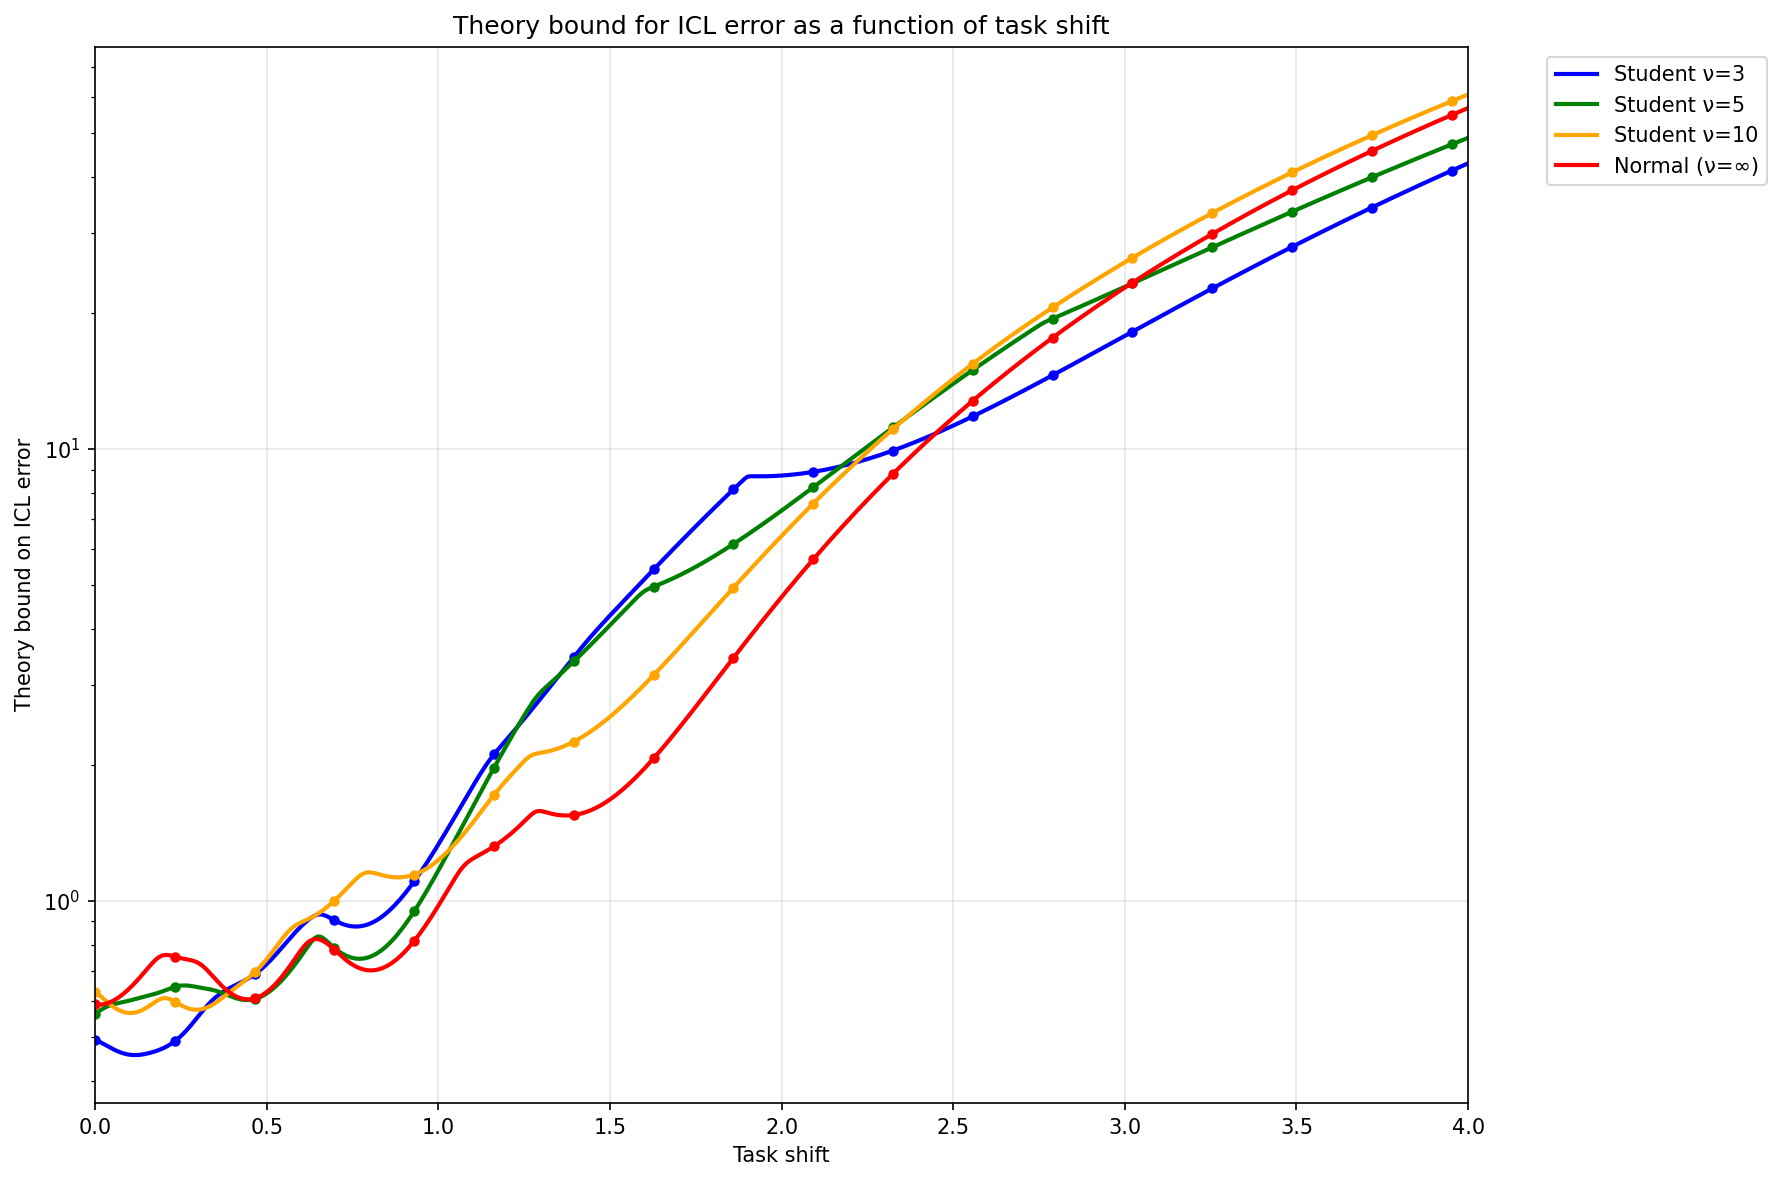

Source code (Python):
import jax
import jax.numpy as jnp
import matplotlib.pyplot as plt
from functools import partial

# Problem setup
d = 8
C = 128.0 * 2 * 0.1
nus = [3.0, 5.0, 10.0, jnp.inf]
x_grid = jnp.linspace(0.0, 4.0, 500)
n_samples = 200_000
key = jax.random.PRNGKey(0)

# ---------- log densities ----------
def log_pdf_student_var1_per_coord(y, nu, is_nu_inf):
    """
    Log pdf of a univariate Student-t with df=nu, scaled to variance 1.
    If nu = inf -> standard normal.
    """
    if is_nu_inf:
        return -0.5*jnp.log(2*jnp.pi) - 0.5*(y**2)

    s = jnp.sqrt((nu - 2.0)/nu)  # variance-normalizing scale
    t = y / s
    # log c = ln Γ((ν+1)/2) - ln Γ(ν/2) - 0.5 ln(νπ) - ln s
    logc = (jax.lax.lgamma((nu+1.0)/2.0)
            - jax.lax.lgamma(nu/2.0)
            - 0.5*jnp.log(nu*jnp.pi)
            - jnp.log(s))
    # -(ν+1)/2 * ln(1 + t^2/ν)
    logtail = -0.5*(nu+1.0)*jnp.log1p((t*t)/nu)
    return logc + logtail

def log_pdf_student_var1(y, nu, is_nu_inf):
    # sum over independent coordinates
    return jnp.sum(log_pdf_student_var1_per_coord(y, nu, is_nu_inf), axis=-1)

def log_pdf_normal_mean1(y, mean):
    # q_x is N(mean, I): log q = -d/2 log(2π) - 0.5 ||y-mean||^2
    return -0.5*y.shape[-1]*jnp.log(2*jnp.pi) - 0.5*jnp.sum((y-mean)**2, axis=-1)

# ---------- IS estimator ----------
@partial(jax.jit, static_argnums=(1, 2))
def neg_log_mgf_IS_for_nu(base_Z, nu, is_nu_inf, C, x_grid):
    """
    base_Z ~ N(0, I_d) with shape (n_samples, d)
    For each x, set proposal q_x = N(x*1, I_d), sample theta = base_Z + x,
    and estimate E_p[exp(-C ||theta - x||^2)] via importance sampling.
    Returns vector over x_grid of -log expectation.
    """
    n = base_Z.shape[0]
    ones = jnp.ones((1, base_Z.shape[1]))

    def per_x(x):
        theta = base_Z + x * ones  # proposal samples ~ N(x, I)
        # log weights: log p_nu(theta) - log q_x(theta)
        log_w = log_pdf_student_var1(theta, nu, is_nu_inf) - log_pdf_normal_mean1(theta, x*ones)
        # log integrand: -C ||theta - x||^2 + log_w
        quad = jnp.sum((theta - x*ones)**2, axis=-1)
        log_integrand = -C * quad + log_w
        # log-mean-exp
        m = jax.scipy.special.logsumexp(log_integrand) - jnp.log(n)
        return -m  # negative log expectation

    return jax.vmap(per_x)(x_grid)

# ---------- Analytic Normal baseline (optional) ----------
@jax.jit
def neg_log_expect_normal(d, C, x_grid):
    # Z ~ N(0, I_d), mu = x*1:
    # E[exp(-C ||Z - mu||^2)] = (1 + 2C)^(-d/2) * exp(-C ||mu||^2 / (1+2C))
    factor = (1.0 + 2.0*C)
    term1 = 0.5 * d * jnp.log(factor)
    mu_norm2 = d * (x_grid**2)
    term2 = (C / factor) * mu_norm2
    return term1 + term2

# ---------- Decrease at infinity ----------
import jax
import jax.numpy as jnp
from jax.scipy.special import betainc

# ---------- Student-t: CDF (standard), log-PDF (scaled), and interval log-mass ----------

@jax.jit
def _t_cdf(x, df):
    """CDF of standard Student-t (loc=0, scale=1). Handles df=+inf (Normal)."""
    # Normal branch
    norm_cdf = 0.5 * (1.0 + jax.lax.erf(x / jnp.sqrt(2.0)))
    is_inf = jnp.isinf(df)

    # Student-t branch using regularized incomplete beta
    z = df / (df + x * x)
    I = betainc(df / 2.0, 0.5, z)         # regularized incomplete beta
    cdf_t = jnp.where(x >= 0, 1.0 - 0.5 * I, 0.5 * I)

    return jnp.where(is_inf, norm_cdf, cdf_t)

@jax.jit
def _t_logpdf_scaled(x, scale, df):
    """
    log pdf of Student-t with loc=0, scale>0, df>0 (df=+inf gives Normal).
    """
    inf_res = -0.5*jnp.log(2*jnp.pi) - jnp.log(scale) - 0.5*(x/scale)**2

    s = scale
    t = x / s
    # log c = ln Γ((ν+1)/2) - ln Γ(ν/2) - 0.5 ln(νπ) - ln s
    logc = (jax.lax.lgamma((df + 1.0) / 2.0)
            - jax.lax.lgamma(df / 2.0)
            - 0.5 * jnp.log(df * jnp.pi)
            - jnp.log(s))
    # tail term
    logtail = -0.5 * (df + 1.0) * jnp.log1p((t * t) / df)
    notinf_res = logc + logtail
    return jnp.where(jnp.isinf(df), inf_res, notinf_res)

@jax.jit
def _t_log_interval_prob(a, b, scale, df, tiny=1e-300, switch_thresh=1e-12):
    """
    log P(X in [a,b]) for Student-t(loc=0,scale,df).
    Uses CDF difference when stable; otherwise switches to pdf(mid)*length.
    """
    a_s, b_s = a / scale, b / scale
    diff = jnp.clip(_t_cdf(b_s, df) - _t_cdf(a_s, df), 0.0, 1.0)

    # Stable branch selection
    # If diff is not extremely small, use log(diff).
    log_diff = jnp.log(jnp.maximum(diff, tiny))

    # Otherwise approximate via log pdf at midpoint + log length
    mid = 0.5 * (a + b)
    log_len = jnp.log(jnp.maximum(b - a, tiny))
    log_pdf_mid = _t_logpdf_scaled(mid, scale, df)
    log_small = log_pdf_mid + log_len

    return jnp.where(diff > switch_thresh, log_diff, log_small)

# ---------- Main function: log sum_j pi([βj, βj+δ])^α with log-domain stabilization ----------

@jax.jit
def log_sum_student_interval_prob_alpha(beta, delta, alpha, scale, df, d, max_abs_j=2000):
    """
    Returns log( Σ_j P([βj, βj+δ])^α ), computed stably in the log domain.
    """
    js = jnp.arange(-max_abs_j, max_abs_j + 1)
    a = beta * js
    b = a + delta
    new_alpha = alpha * d  # scale α by d for d-dimensional case

    # vectorized log interval masses
    log_p = jax.vmap(lambda aa, bb: _t_log_interval_prob(aa, bb, scale, df))(a, b)

    # compute log Σ exp(α * log p) = logsumexp(α * log p)
    return jax.scipy.special.logsumexp(new_alpha * log_p)


# ---------- Run ----------
# One base pool reused for all x (variance reduction)
base_key, = jax.random.split(key, 1)
base_Z = jax.random.normal(base_key, (n_samples, d))  # ~ N(0, I)

results = {}
for nu in nus:
    if jnp.isinf(nu):
        # You can either use IS like others, or the exact closed form:
        y = neg_log_expect_normal(d, C, x_grid)
        # If you want IS as well for ν=∞, uncomment:
        # y = neg_log_mgf_IS_for_nu(base_Z, nu, C, x_grid)
    else:
        y = neg_log_mgf_IS_for_nu(base_Z, float(nu), False, C, x_grid)
    z = y + 0.01* log_sum_student_interval_prob_alpha(0.5, 0.1, 2, jnp.sqrt((nu - 2.0) / nu), nu, d) 
    results[nu] = y / C

# ---------- Plot ----------
plt.figure(figsize=(12, 8))
colors = {3.0: 'blue', 5.0: 'green', 10.0: 'orange', jnp.inf: 'red'}
for nu in nus:
    label = "Normal (ν=∞)" if jnp.isinf(nu) else f"Student ν={int(nu)}"
    plt.plot(x_grid, results[nu], color=colors[nu], label=label, linewidth=2)
    # Add markers at every 0.25
    marker_indices = jnp.arange(0, len(x_grid), len(x_grid) // (int((x_grid[-1] - x_grid[0]) / 0.25) + 1))
    marker_x = x_grid[marker_indices]
    marker_y = results[nu][marker_indices]
    plt.plot(marker_x, marker_y, 'o', color=colors[nu], markersize=4)

plt.xlabel("Task shift")
plt.ylabel("Theory bound on ICL error")
plt.title("Theory bound for ICL error as a function of task shift")
plt.yscale('log')
plt.grid(True, alpha=0.3)
plt.legend(bbox_to_anchor=(1.05, 1), loc='upper left')
plt.tight_layout()
plt.savefig("visu2.png", dpi=150, bbox_inches='tight')
plt.show()


C_grid = jnp.linspace(1, C, 200)
x_small_grid = jnp.linspace(0.0, 3.0, 10)
neg_log_expect_normal_vmaped = jax.vmap(partial(neg_log_expect_normal, d), in_axes=(0, None))
neg_log_mgf_IS_for_nu_vmaped = jax.vmap(partial(neg_log_mgf_IS_for_nu, base_Z), in_axes=(None, None, 0, None))


for nu in nus:
    key, subkey = jax.random.split(key)
    plt.figure(figsize=(12, 8))
    if jnp.isinf(nu):
        all_y_vals = neg_log_expect_normal_vmaped(C_grid, x_small_grid)
    else:
        all_y_vals = neg_log_mgf_IS_for_nu_vmaped(float(nu), False, C_grid, x_small_grid)
    all_y_vals = all_y_vals / C_grid[:, None]  # normalize by C
    for i, x in enumerate(x_small_grid):
        plt.plot(C_grid.flatten(), all_y_vals[:, i], label=f"Shift={x:.1f}", linewidth=2)

    title_str = "Normal (ν=∞)" if jnp.isinf(nu) else f"ν={int(nu)}"
    plt.xlabel("Context length")
    plt.ylabel("Theory bound on ICL error")
    plt.title(fr"Theory bound for ICL error as a function of context length for {title_str}")
    plt.yscale('log')
    plt.grid(True, alpha=0.3)
    plt.legend(bbox_to_anchor=(1.05, 1), loc='upper left')
    plt.tight_layout()
    plt.savefig(f"visu2_nu_{int(nu) if not jnp.isinf(nu) else 'inf'}.png", dpi=150, bbox_inches='tight')
